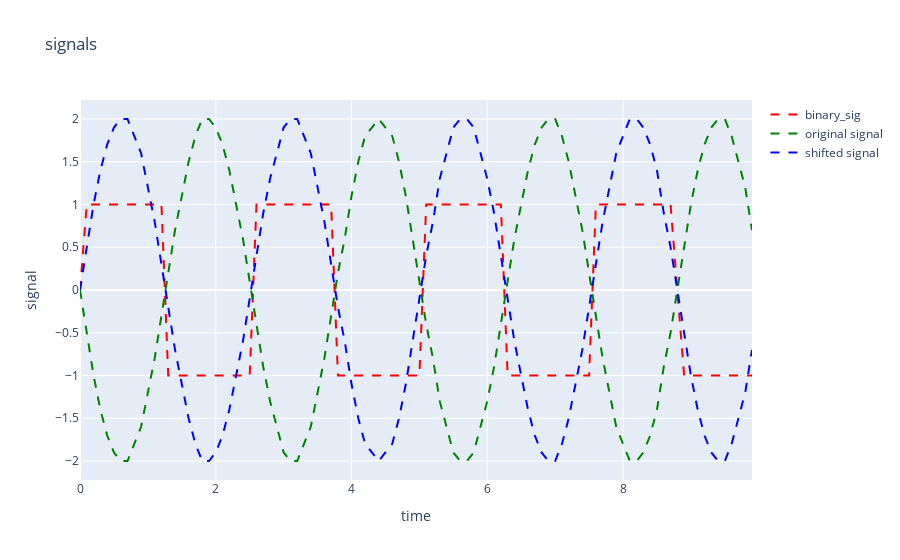

The notebook cell this image was saved under:
### Markdown cell above
## Find the natural frequency of the sig0 toy example using time cycle counting

### Code cell
dp_jump = 0.9
fc = freq_from_sig_timecounting(sig0, t, ts, dp_jump)
print('fc : ', fc)

### Figure 1 — Plotly figure (JSON) as saved in the notebook; plotly's stock layout.template omitted (floating-point values rounded to 4 significant figures)
{"data": [{"line": {"color": "red", "dash": "dash", "width": 2}, "name": "binary_sig", "showlegend": true, "type": "scatter", "x": [0, 0.1, 0.2, 0.3, 0.4, 0.5, 0.6, 0.7, 0.8, 0.9, 1, 1.1, 1.2, 1.3, 1.4, 1.5, 1.6, 1.7, 1.8, 1.9, 2, 2.1, 2.2, 2.3, 2.4, 2.5, 2.6, 2.7, 2.8, 2.9, 3, 3.1, 3.2, 3.3, 3.4, 3.5, 3.6, 3.7, 3.8, 3.9, 4, 4.1, 4.2, 4.3, 4.4, 4.5, 4.6, 4.7, 4.8, 4.9, 5, 5.1, 5.2, 5.3, 5.4, 5.5, 5.6, 5.7, 5.8, 5.9, 6, 6.1, 6.2, 6.3, 6.4, 6.5, 6.6, 6.7, 6.8, 6.9, 7, 7.1, 7.2, 7.3, 7.4, 7.5, 7.6, 7.7, 7.8, 7.9, 8, 8.1, 8.2, 8.3, 8.4, 8.5, 8.6, 8.7, 8.8, 8.9, 9, 9.1, 9.2, 9.3, 9.4, 9.5, 9.6, 9.7, 9.8, 9.9], "y": [0, 1, 1, 1, 1, 1, 1, 1, 1, 1, 1, 1, 1, -1, -1, -1, -1, -1, -1, -1, -1, -1, -1, -1, -1, -1, 1, 1, 1, 1, 1, 1, 1, 1, 1, 1, 1, 1, -1, -1, -1, -1, -1, -1, -1, -1, -1, -1, -1, -1, -1, 1, 1, 1, 1, 1, 1, 1, 1, 1, 1, 1, 1, -1, -1, -1, -1, -1, -1, -1, -1, -1, -1, -1, -1, -1, 1, 1, 1, 1, 1, 1, 1, 1, 1, 1, 1, 1, 0, -1, -1, -1, -1, -1, -1, -1, -1, -1, -1, -1]}, {"line": {"color": "green", "dash": "dash", "width": 2}, "name": "original signal", "showlegend": true, "type": "scatter", "x": [0, 0.1, 0.2, 0.3, 0.4, 0.5, 0.6, 0.7, 0.8, 0.9, 1, 1.1, 1.2, 1.3, 1.4, 1.5, 1.6, 1.7, 1.8, 1.9, 2, 2.1, 2.2, 2.3, 2.4, 2.5, 2.6, 2.7, 2.8, 2.9, 3, 3.1, 3.2, 3.3, 3.4, 3.5, 3.6, 3.7, 3.8, 3.9, 4, 4.1, 4.2, 4.3, 4.4, 4.5, 4.6, 4.7, 4.8, 4.9, 5, 5.1, 5.2, 5.3, 5.4, 5.5, 5.6, 5.7, 5.8, 5.9, 6, 6.1, 6.2, 6.3, 6.4, 6.5, 6.6, 6.7, 6.8, 6.9, 7, 7.1, 7.2, 7.3, 7.4, 7.5, 7.6, 7.7, 7.8, 7.9, 8, 8.1, 8.2, 8.3, 8.4, 8.5, 8.6, 8.7, 8.8, 8.9, 9, 9.1, 9.2, 9.3, 9.4, 9.5, 9.6, 9.7, 9.8, 9.9], "y": [0, -0.5, -1, -1.4, -1.7, -1.9, -2, -2, -1.8, -1.6, -1.2, -0.8, -0.3, 0.2, 0.7, 1.1, 1.5, 1.8, 2, 2, 1.9, 1.7, 1.4, 1, 0.6, 0.1, -0.4, -0.9, -1.3, -1.6, -1.9, -2, -2, -1.8, -1.6, -1.2, -0.8, -0.3, 0.2, 0.6, 1.1, 1.5, 1.8, 1.9, 2, 1.9, 1.8, 1.5, 1.1, 0.6, 0.1, -0.4, -0.8, -1.3, -1.6, -1.9, -2, -2, -1.9, -1.6, -1.3, -0.9, -0.4, 0.1, 0.6, 1, 1.4, 1.7, 1.9, 2, 2, 1.8, 1.5, 1.1, 0.7, 0.2, -0.3, -0.8, -1.2, -1.6, -1.8, -2, -2, -1.9, -1.7, -1.4, -0.9, -0.5, 0, 0.5, 1, 1.4, 1.7, 1.9, 2, 2, 1.8, 1.5, 1.2, 0.7]}, {"line": {"color": "blue", "dash": "dash", "width": 2}, "name": "shifted signal", "showlegend": true, "type": "scatter", "x": [0, 0.1, 0.2, 0.3, 0.4, 0.5, 0.6, 0.7, 0.8, 0.9, 1, 1.1, 1.2, 1.3, 1.4, 1.5, 1.6, 1.7, 1.8, 1.9, 2, 2.1, 2.2, 2.3, 2.4, 2.5, 2.6, 2.7, 2.8, 2.9, 3, 3.1, 3.2, 3.3, 3.4, 3.5, 3.6, 3.7, 3.8, 3.9, 4, 4.1, 4.2, 4.3, 4.4, 4.5, 4.6, 4.7, 4.8, 4.9, 5, 5.1, 5.2, 5.3, 5.4, 5.5, 5.6, 5.7, 5.8, 5.9, 6, 6.1, 6.2, 6.3, 6.4, 6.5, 6.6, 6.7, 6.8, 6.9, 7, 7.1, 7.2, 7.3, 7.4, 7.5, 7.6, 7.7, 7.8, 7.9, 8, 8.1, 8.2, 8.3, 8.4, 8.5, 8.6, 8.7, 8.8, 8.9, 9, 9.1, 9.2, 9.3, 9.4, 9.5, 9.6, 9.7, 9.8, 9.9], "y": [0, 0.5, 1, 1.4, 1.7, 1.9, 2, 2, 1.8, 1.6, 1.2, 0.8, 0.3, -0.2, -0.7, -1.1, -1.5, -1.8, -2, -2, -1.9, -1.7, -1.4, -1, -0.6, -0.1, 0.4, 0.9, 1.3, 1.6, 1.9, 2, 2, 1.8, 1.6, 1.2, 0.8, 0.3, -0.2, -0.6, -1.1, -1.5, -1.8, -1.9, -2, -1.9, -1.8, -1.5, -1.1, -0.6, -0.1, 0.4, 0.8, 1.3, 1.6, 1.9, 2, 2, 1.9, 1.6, 1.3, 0.9, 0.4, -0.1, -0.6, -1, -1.4, -1.7, -1.9, -2, -2, -1.8, -1.5, -1.1, -0.7, -0.2, 0.3, 0.8, 1.2, 1.6, 1.8, 2, 2, 1.9, 1.7, 1.4, 0.9, 0.5, 0, -0.5, -1, -1.4, -1.7, -1.9, -2, -2, -1.8, -1.5, -1.2, -0.7]}], "layout": {"title": {"text": "signals"}, "xaxis": {"title": {"text": "time"}}, "yaxis": {"title": {"text": "signal"}}}}
